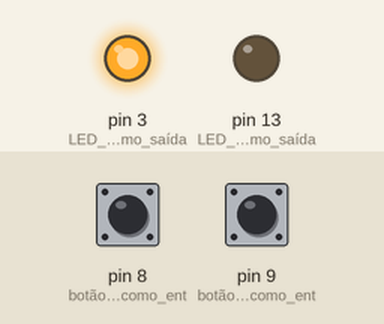
The sketch below on a simulated Arduino Uno, built with avr-gcc and run on an emulated ATmega328P. Shown: output pins drawn as LEDs (lit = HIGH). The inputs (shaded band) are chosen by the test bench; at power-on: pin 8 (botão_é_definido_como_ent) LOW, pin 9 (botão_é_definido_como_ent) LOW.

Above: at 1.2 s.
1.3 s: pin 8 (botão_é_definido_como_ent) pulled HIGH for 0.15 s
At 1.37 s:
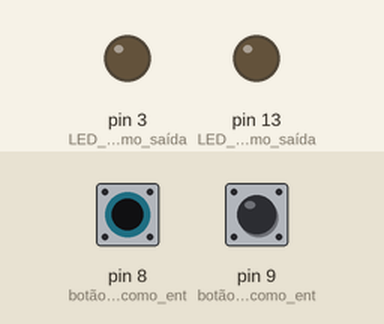
2.9 s: pin 9 (botão_é_definido_como_ent) pulled HIGH for 0.15 s
At 2.97 s:
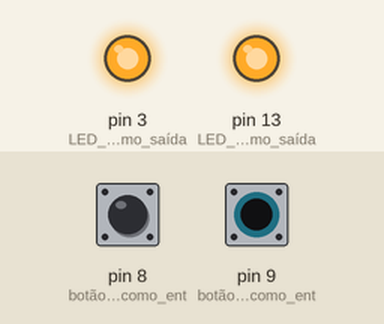
4.5 s: pin 9 (botão_é_definido_como_ent) pulled HIGH for 3.2 s
At 8.7 s:
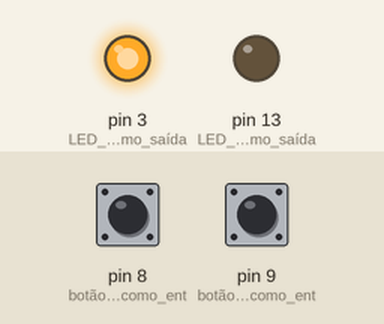
9.2 s: pin 8 (botão_é_definido_como_ent) pulled HIGH for 3.2 s
At 9.8 s:
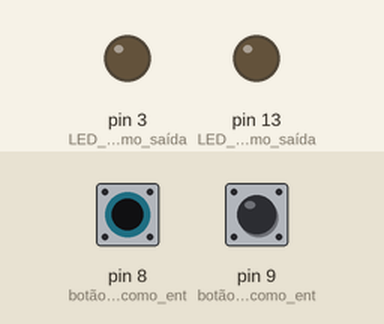
13.9 s: pin 8 (botão_é_definido_como_ent) driven HIGH and pin 9 (botão_é_definido_como_ent) driven HIGH
At 14.6 s:
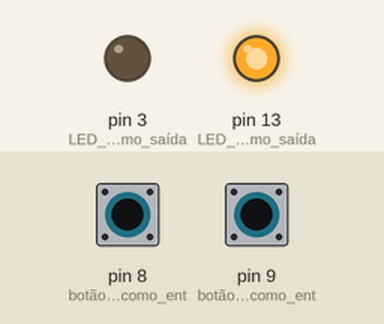
Timing chart, 0 to 16.4 s (numbered marks = the images above; inputs shaded):
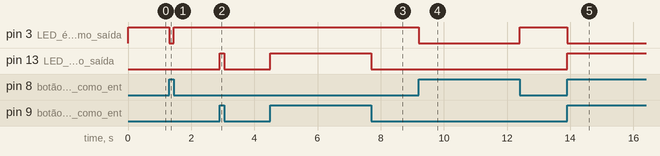

Measured:
- after the input at 1.3 s, pin 3 (LED_é_definido_como_saída): HIGH → LOW at once, → HIGH 0.15 s later
- after the input at 2.9 s, pin 13 (LED_é_definido_como_saída): LOW → HIGH at once, → LOW 0.15 s later
- after the input at 4.5 s, pin 13 (LED_é_definido_como_saída): LOW → HIGH at once, → LOW 3.2 s later
- after the input at 9.2 s, pin 3 (LED_é_definido_como_saída): HIGH → LOW at once, → HIGH 3.2 s later
- after the input at 13.9 s, pin 3 (LED_é_definido_como_saída): HIGH → LOW at once; pin 13 (LED_é_definido_como_saída): LOW → HIGH at once

The sketch:

Desafio_lendobtn.ino
```cpp
void setup()
{
  // Configura pinos Output e Input
  //INPUT
  pinMode(8, INPUT); // botão é definido como entrada
  pinMode(9, INPUT); // botão é definido como entrada
  //OUTPUT
  pinMode(3, OUTPUT); // LED é definido como saída
  pinMode(13, OUTPUT); // LED é definido como saída
}

void loop()
{
 //Primeiro Botão
  // condicional IF -> SE - Primeiro Botão
  if(digitalRead(9) == HIGH){ //se botão for pressionado (HIGH)
    digitalWrite(13, HIGH); //acende o LED
  }
  else{ //se botão não estiver pressionado (LOW)
    digitalWrite(13, LOW);//apaga o LED
  }

  //Segundo Botão
    // condicional IF -> SE
  if(digitalRead(8) == HIGH){ //se botão for pressionado (HIGH)
    digitalWrite(3, LOW); //acende o LED
  }
  else{ //se botão não estiver pressionado (LOW)
    digitalWrite(3, HIGH);//apaga o LED
  }
}
```
